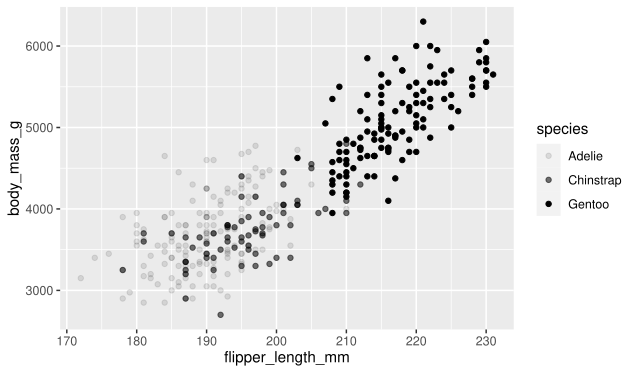

This figure's R source:
library("ggplot2")
library("palmerpenguins")
#map alpha aesthetic to species to make some points more transparent
ggplot(data = penguins) +
geom_point(mapping = aes( x= flipper_length_mm, y = body_mass_g, alpha= species))
